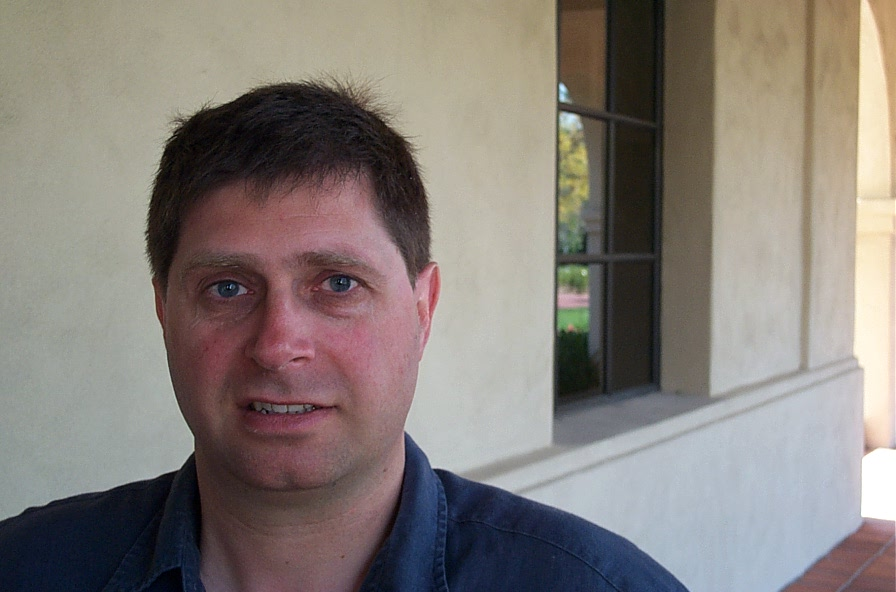
#> input picture Train/Train Image (10).jpg, 896 x 592 px, given in place of Train Image (1).jpg, which was not available
$ python main.py
#> lines starting #> are read from the running program, lines starting #| are printed output that depends on the picture; pictures that were not available may be replaced by others from this repository, and a replacement may not be noted
##########################################################################################################################################
################################################### Face Recognition via Eigen-Faces #####################################################
##########################################################################################################################################

########################################################## Initial Notes #################################################################
'''
1. All "alomega=1" variables were used as debuggig checkpoints. There's no use of them in the code.

'''


############################################################# Import #####################################################################

import cv2
import numpy as np
from matplotlib import pyplot as plt
from scipy import linalg as LA

########################################################## Initialization ################################################################

print('\n')
face_cascade = cv2.CascadeClassifier('haarcascade_frontalface_default.xml')


############################################# Defining Array-Vector Conversion Functions #################################################

# [11 lines left out: functions Convert_Array_to_Vector, Convert_Vector_to_Array, not called in this run]


##################################################### Loading Training Data ###############################################################

# Extract the training faces from the training images using Neural Network HAAR classifier method.

def Extract_Training_Faces_NN (len_images_array):
#> called with len_images_array = 319
    training_images=[];             # Stores training images data
    load_Fail=[]; load_fails=0;     # Stores image indices which failed to load as HAAR could not find faces in the image.
    size_Fail=[]; size_fails=0;     # Stores image indices whose size is smaller than my-taken default size 300px x 300px

    for i in range(1, 1+len_images_array):

        curr_img = cv2.imread('Train\\Train Image ('+str(i)+').jpg');
#> curr_img is the input picture: shape (592, 896, 3); mean B, G, R 120.2, 125.5, 133.1
        curr_img = cv2.cvtColor(curr_img, cv2.COLOR_BGR2GRAY);          # Take an image & convert to grayscale
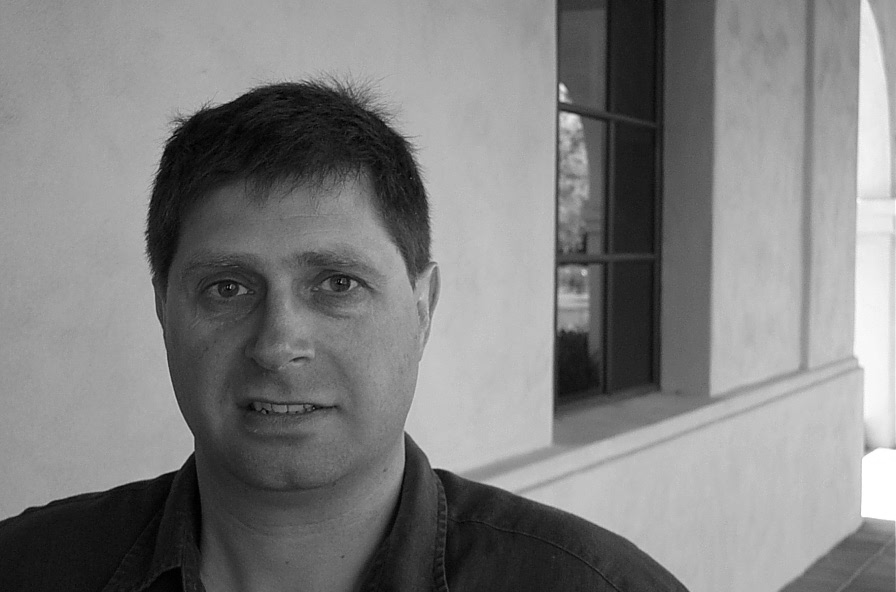
#> curr_img: shape (592, 896); min 0, max 255, mean 127.2
        rows,cols = curr_img.shape;
#> rows = 592; cols = 896

        faces = face_cascade.detectMultiScale(curr_img,1.5);            # Find faces in the image, represented by (x_start,y_start,width,height) tuple
#> faces = [[148, 182, 273, 273]]

        if(len(faces)==0):
            load_fails+=1; load_Fail.append(i); training_images.append(training_images[-1]); continue;   # If HAAR couldn't find face, update
        else:
            (x0,y0,w,h)=faces[0];   xm=x0+(w/2);   ym=y0+(h/2);         # Taking midpoint of face to crop the image in 300x300
#> after `x0, y0, w, h = faces[0]`: x0 = 148; y0 = 182; w = 273; h = 273
#> after `xm = x0 + w / 2`: xm = 284.5
#> after `ym = y0 + h / 2`: ym = 318.5

        # Cropping via slicing (Also taking care that out of bounds do not occur)
        cropped_face = curr_img[ max(0,int(ym-150)) : min(rows,int(ym+150)) , max(0,int(xm-150)) : min(cols,int(xm+150)) ];
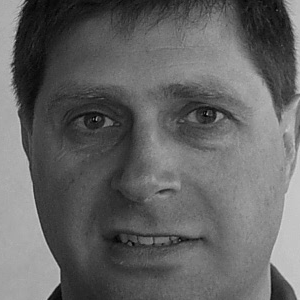
#> cropped_face: shape (300, 300); min 1, max 209, mean 100

        if(cropped_face.shape != (300,300)):
            size_fails+=1; size_Fail.append(i+1); training_images.append(training_images[-1]); continue;  # Updating corresponding data
        else:
            training_images.append(cropped_face);       # Else, add the training face into list
#> pass 2 of the loop in Extract_Training_Faces_NN, `for i in range(1, 1+len_images_array):`:
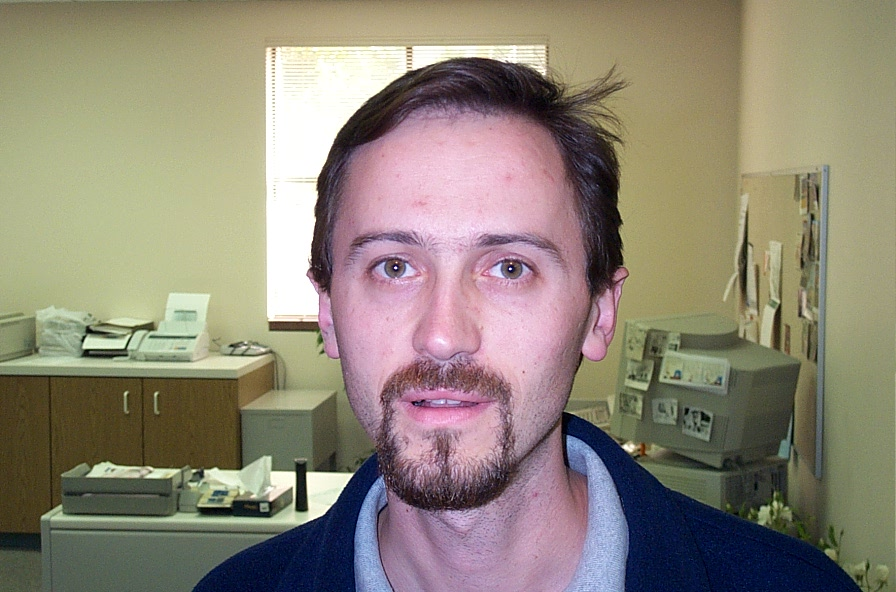
#> input picture Train/Train Image (100).jpg, 896 x 592 px, given in place of Train Image (2).jpg, which was not available
#> in Extract_Training_Faces_NN, curr_img is the input picture: shape (592, 896, 3); mean B, G, R 119.1, 134.3, 142.6
#> in Extract_Training_Faces_NN, `curr_img = cv2.cvtColor(curr_img, cv2.COLOR_BGR2GRAY);`:
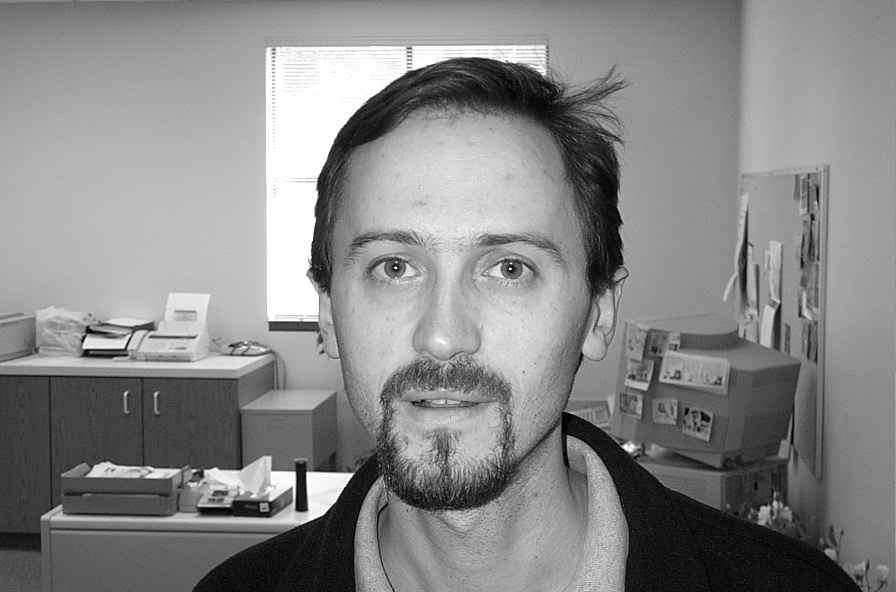
#> curr_img: shape (592, 896); min 0, max 255, mean 135
#> faces = [[323, 171, 273, 273], [249, 103, 410, 410]]
#> x0 = 323; y0 = 171
#> xm = 459.5
#> ym = 307.5
#> in Extract_Training_Faces_NN, `cropped_face = curr_img[ max(0,int(ym-150)) : min(rows,int(ym+150)) , ..`:
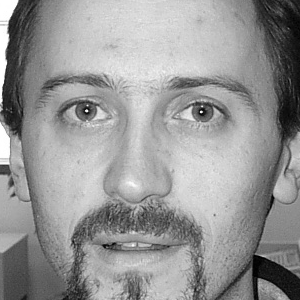
#> cropped_face: shape (300, 300); min 0, max 255, mean 150.3

        # fig=plt.figure(); plt.imshow(curr_img, cmap='gray'); plt.show();
        # fig=plt.figure(); plt.imshow(cropped_face, cmap='gray'); plt.show();

    return training_images, load_Fail, load_fails, size_Fail, size_fails

len_training_images=319;

#> (the run stopped early here; a loop or call above may not have finished)
